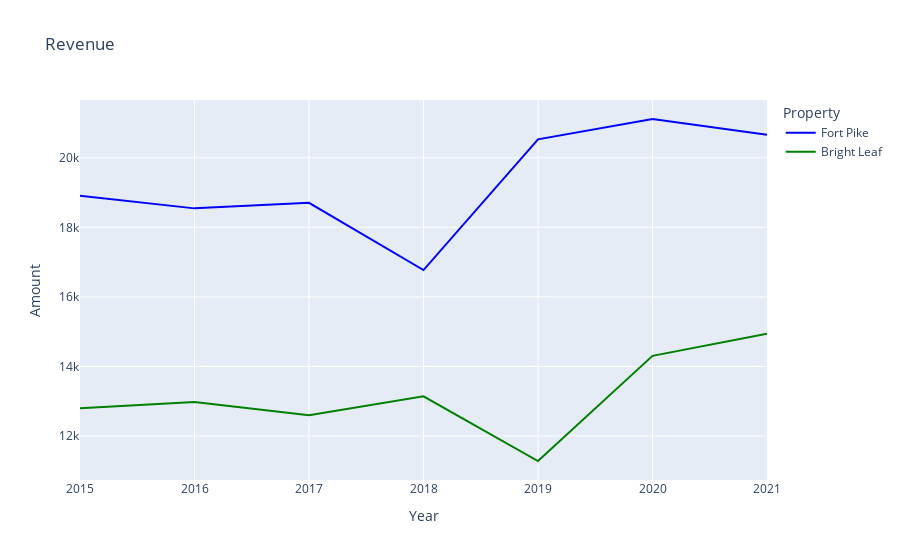

Notebook cell for this chart:
### Code cell
fig

### Figure 1 — Plotly figure (JSON) as saved in the notebook; plotly's stock layout.template omitted (floating-point values rounded to 4 significant figures)
{"data": [{"hovertemplate": "Property=Fort Pike<br>Year=%{x}<br>Amount=%{y}<extra></extra>", "legendgroup": "Fort Pike", "line": {"color": "blue", "dash": "solid"}, "marker": {"symbol": "circle"}, "mode": "lines", "name": "Fort Pike", "orientation": "v", "showlegend": true, "type": "scatter", "x": [2015, 2016, 2017, 2018, 2019, 2020, 2021], "xaxis": "x", "y": [18910, 18545, 18705, 16770, 20530, 21115, 20660.0], "yaxis": "y"}, {"hovertemplate": "Property=Bright Leaf<br>Year=%{x}<br>Amount=%{y}<extra></extra>", "legendgroup": "Bright Leaf", "line": {"color": "green", "dash": "solid"}, "marker": {"symbol": "circle"}, "mode": "lines", "name": "Bright Leaf", "orientation": "v", "showlegend": true, "type": "scatter", "x": [2015, 2016, 2017, 2018, 2019, 2020, 2021], "xaxis": "x", "y": [12800, 12975, 12595, 13140, 11280, 14300.0, 14940], "yaxis": "y"}], "layout": {"legend": {"title": {"text": "Property"}, "tracegroupgap": 0}, "title": {"text": "Revenue"}, "xaxis": {"anchor": "y", "domain": [0, 1], "title": {"text": "Year"}}, "yaxis": {"anchor": "x", "domain": [0, 1], "title": {"text": "Amount"}}}}
